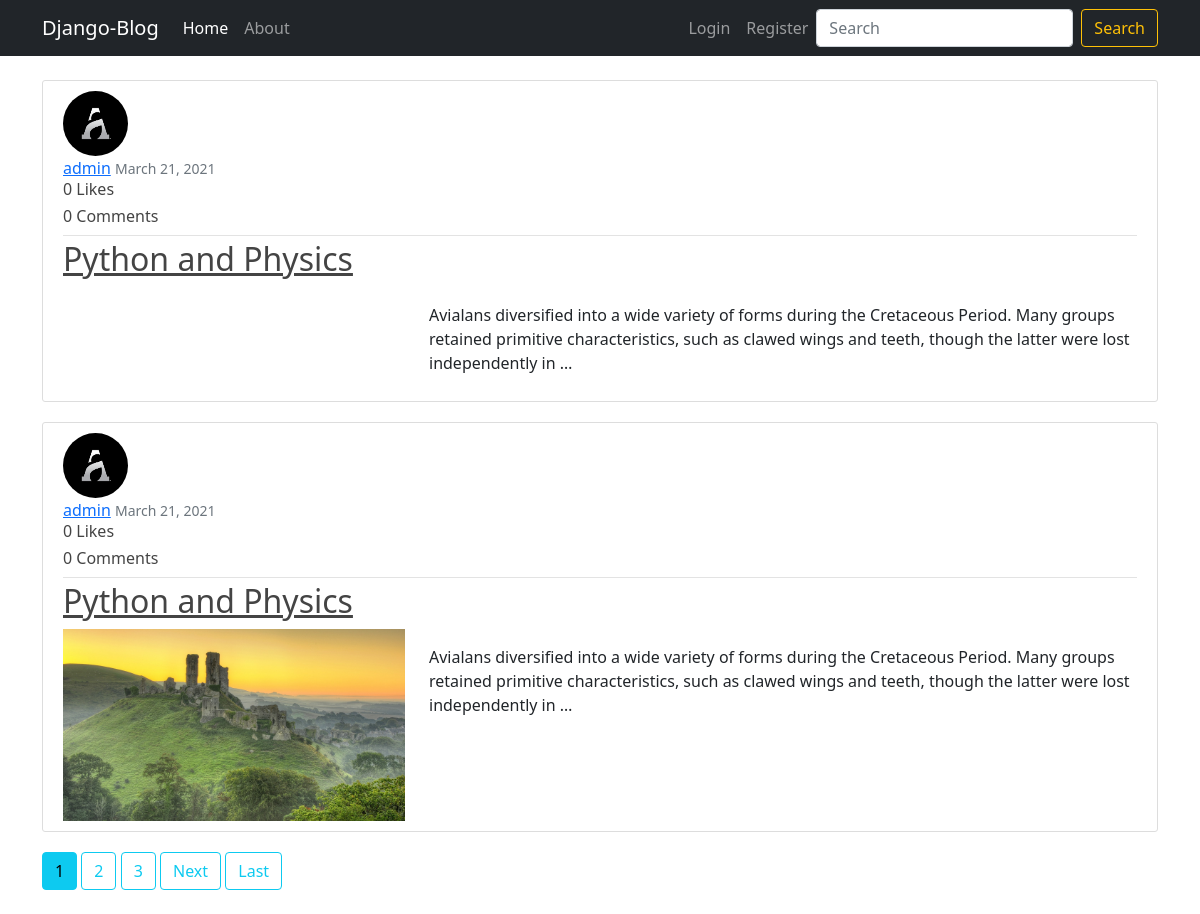
Before: / with the older database file.
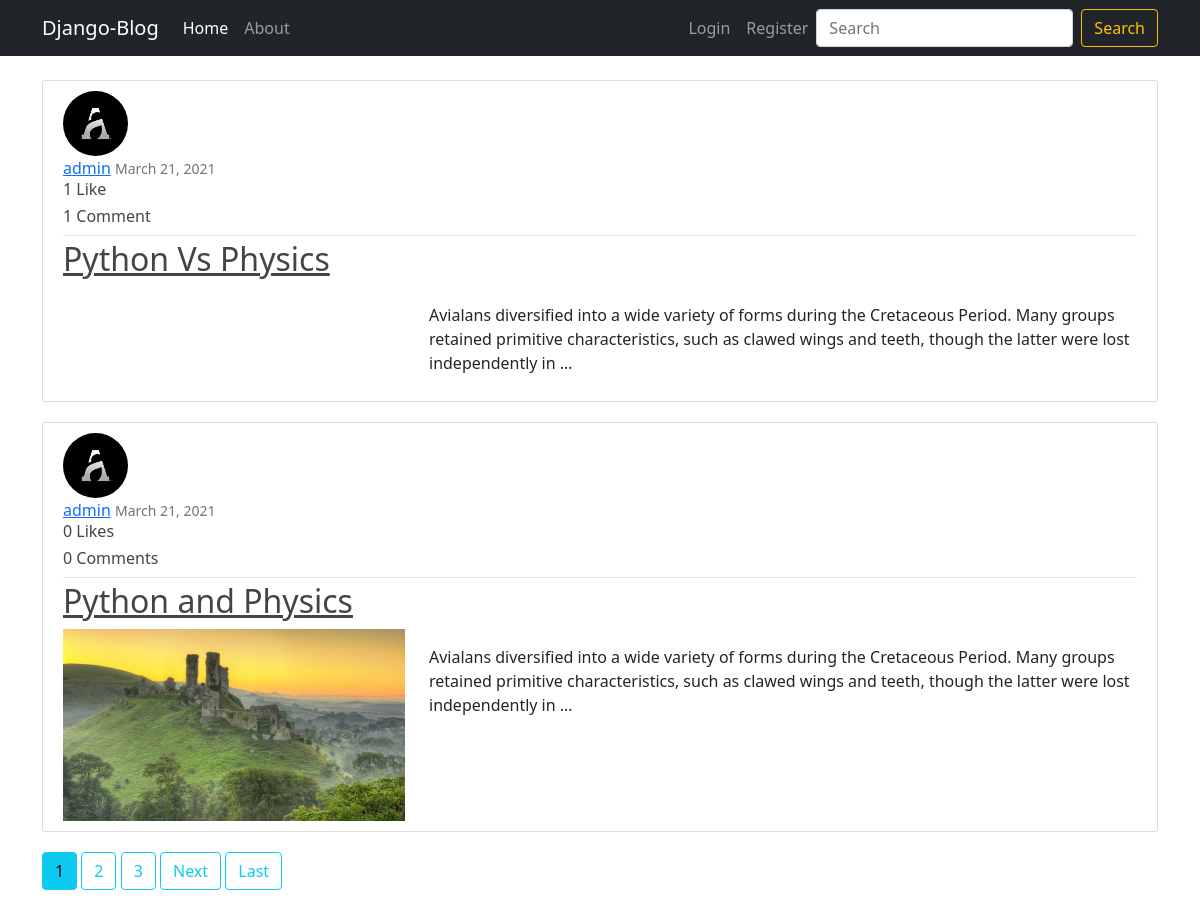
After: the same page with the newer database file.
### App_Blog/models.py (models this page shows, shortened)
class Blog(models.Model):
    author       = models.ForeignKey(User, on_delete=models.CASCADE, related_name='post_author')
    title        = models.CharField(max_length=264, verbose_name='Put a title')
    slug         = models.SlugField(max_length=264, unique=True)
    content      = models.TextField(verbose_name="What's on your mind?")
    blog_image   = models.ImageField(upload_to='blog_images', verbose_name='Image')
    publish_date = models.DateTimeField(auto_now_add=True)
    update_date  = models.DateTimeField(auto_now=True)
    class Meta:
        ordering = ['-publish_date']

### App_Login/models.py (models this page shows, shortened)
class UserProfile(models.Model):
    user = models.OneToOneField(User, on_delete=models.CASCADE, related_name='user_profile')
    image = models.ImageField(default='default.png',upload_to='profile_pics')

### App_Blog/views.py (the view)
# urls.py: path('', BlogList.as_view(), name='blog-home'),
class BlogList(ListView):
    model               = Blog
    context_object_name = 'blogs'
    template_name       = 'App_Blog/blog_list.html'
    paginate_by         = 2

### App_Blog/templates/App_Blog/blog_list.html (shortened to what this page needs)
{% extends 'App_Blog/base.html' %}
{% block content %}
{% for blog in blogs %}
<article class="media content-section">
    <img class="rounded-circle article-img" src="{{ blog.author.user_profile.image.url }}" alt="">
    <div class="media-body">
        <div class="article-metadata">
            <a class="mr-2" href="">{{ blog.author }}</a>
            <small class="text-muted">{{ blog.publish_date|date:"F d, Y" }}</small><br>
            <h6>{{ blog.liked_blog.count }} Like{{ blog.liked_blog.count|pluralize }}</h6>
            <h6>{{blog.blog_comment.count}} Comment{{blog.blog_comment.count|pluralize}}</h6>
        </div>
        <h2><a class="article-title" href="{% url 'App_Blog:blog-details' slug=blog.slug %}">{{ blog.title }}</a></h2>
        <div class="row">
            <div class="col-sm-4">
                <img class="blog-img" src="{{ blog.blog_image.url }}" alt="">
            </div>
            <div class="col-sm-8">
                <p class="article-content">{{ blog.content|linebreaks|truncatewords:30 }}</p>
            </div>
        </div>
    </div>
</article>
{% endfor %}
{% if is_paginated %}
        {% for num in page_obj.paginator.page_range %}
            {% if page_obj.number == num %}
                <a class="btn btn-info mb-4" href="?page={{ num }}">{{ num }}</a>
            {% elif num > page_obj.number|add:'-3' and num < page_obj.number|add:'3' %}
                <a class="btn btn-outline-info mb-4" href="?page={{ num }}">{{ num }}</a>
            {% endif %}
        {% endfor %}
        {% if page_obj.has_next %}
            <a class="btn btn-outline-info mb-4" href="?page={{ page_obj.next_page_number }}">Next</a>
            <a class="btn btn-outline-info mb-4" href="?page={{ page_obj.paginator.num_pages }}">Last</a>
        {% endif %}
    {% endif %}
{% endblock content %}

### App_Blog/templates/App_Blog/base.html (shortened to what this page needs)
{% load static %}
<!DOCTYPE html>
<html lang="en">
<head>
    <link rel="stylesheet" type="text/css" href="{% static 'App_Login/css/main.css'%}">
    <link rel="stylesheet" type="text/css" href="{% static 'App_Blog/css/main.css'%}">
    <link href="https://cdn.jsdelivr.net/npm/bootstrap@5.0.0-beta2/dist/css/bootstrap.min.css" rel="stylesheet">
</head>
<body>
    {% include 'App_Blog/navber.html' %}
    <div class="container mt-4">
        {% block content %} {% endblock content %}
    </div>
</body>
</html>

### App_Blog/templates/App_Blog/navber.html (shortened to what this page needs)
<nav class="navbar navbar-expand-lg navbar-dark bg-dark">
    <div class="container">
      <a class="navbar-brand" href="{% url 'App_Blog:blog-home'%}">Django-Blog</a>
      <div class="collapse navbar-collapse" id="navbarSupportedContent">
        <ul class="navbar-nav me-auto">
          <li class="nav-item">
            <a class="nav-link active" aria-current="page" href="{% url 'App_Blog:blog-home'%}">Home</a>
          </li>
          <li class="nav-item">
            <a class="nav-link" href="#">About</a>
          </li>
        </ul>
        <ul class="navbar-nav ms-auto">
          {% if user.is_authenticated %}
          <li class="nav-item">
            <a class="nav-link" aria-current="page" href="{% url 'App_Blog:blog-create'%}">Write Blog</a>
          </li>
          <li class="nav-item">
            <a class="nav-link" aria-current="page" href="{% url 'App_Blog:my-blogs'%}">My Blogs</a>
          </li>
          <li class="nav-item dropdown">
            <a class="nav-link dropdown-toggle" href="#" id="navbarDropdown" role="button" data-toggle="dropdown" aria-haspopup="true" aria-expanded="false">
              {{user.username}}
            </a>
            <div class="dropdown-menu" aria-labelledby="navbarDropdown">
              <a class="dropdown-item" aria-current="page" href="{% url 'App_Login:blog-profile'%}">Profile</a>
              <a class="dropdown-item" aria-current="page" href="{% url 'App_Login:blog-change-password'%}">Change Password</a>
              <a class="dropdown-item" aria-current="page" href="{% url 'App_Login:blog-logout'%}">Logout</a>
            </div>
          </li>
          {% else %}
            <li class="nav-item">
              <a class="nav-link" aria-current="page" href="{% url 'App_Login:blog-login'%}">Login</a>
            </li>
            <li class="nav-item">
              <a class="nav-link" href="{% url 'App_Login:blog-register'%}">Register</a>
            </li>
          {% endif %}
        </ul>
        <form class="d-flex">
          <input class="form-control me-2" type="search" placeholder="Search" aria-label="Search">
          <button class="btn btn-outline-warning" type="submit">Search</button>
        </form>
      </div>
    </div>
  </nav>

### App_Login/static/App_Login/css/main.css (style rules this page uses)
body { background-color: #f9f9fa }
img { width: 100px; }
h6 { font-size: 14px }
.text-muted { color: #919aa3 !important }

### App_Blog/static/App_Blog/css/main.css (style rules this page uses)
body { background: #fafafa; color: #333333; }
h1, h2, h3, h4, h5, h6 { color: #444444; }
ul { margin: 0; }
.blog-img { width: 100%; }
.content-section { background: #ffffff; padding: 10px 20px; border: 1px solid #dddddd; border-radius: 3px; margin-bottom: 20px; }
.article-title { color: #444444; }
.article-content { white-space: pre-line; }
.article-img { height: 65px; width: 65px; margin-right: 16px; }
.article-metadata { padding-bottom: 1px; margin-bottom: 4px; border-bottom: 1px solid #e3e3e3 }

Changed rows visible on the page:
changed Blog: liked_blog.count "0" → "1"; blog_comment.count "0" → "1"; title "Python and Physics" → "Python Vs Physics"
